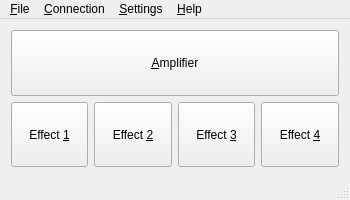
<?xml version="1.0" encoding="UTF-8"?>
<ui version="4.0">
 <class>MainWindow</class>
 <widget class="QMainWindow" name="MainWindow">
  <property name="geometry">
   <rect>
    <x>0</x>
    <y>0</y>
    <width>350</width>
    <height>200</height>
   </rect>
  </property>
  <property name="windowTitle">
   <string>RePlug</string>
  </property>
  <property name="accessibleName">
   <string>Main window: NONE</string>
  </property>
  <property name="accessibleDescription">
   <string>Main window containing menus and buttons to open amplifier's and effect's windows</string>
  </property>
  <widget class="QWidget" name="centralWidget">
   <property name="accessibleName">
    <string>Container with buttons</string>
   </property>
   <property name="accessibleDescription">
    <string>This container holds buttons to open amplifier's and effect's windows</string>
   </property>
   <layout class="QVBoxLayout" name="verticalLayout">
    <item>
     <widget class="QPushButton" name="Amplifier">
      <property name="sizePolicy">
       <sizepolicy hsizetype="Expanding" vsizetype="Expanding">
        <horstretch>0</horstretch>
        <verstretch>0</verstretch>
       </sizepolicy>
      </property>
      <property name="minimumSize">
       <size>
        <width>0</width>
        <height>50</height>
       </size>
      </property>
      <property name="accessibleName">
       <string>Amplifier</string>
      </property>
      <property name="accessibleDescription">
       <string>This button opens window to set amplifier</string>
      </property>
      <property name="text">
       <string>&amp;Amplifier</string>
      </property>
     </widget>
    </item>
    <item>
     <layout class="QHBoxLayout" name="horizontalLayout_2">
      <item>
       <widget class="QPushButton" name="EffectButton1">
        <property name="sizePolicy">
         <sizepolicy hsizetype="Expanding" vsizetype="Expanding">
          <horstretch>0</horstretch>
          <verstretch>0</verstretch>
         </sizepolicy>
        </property>
        <property name="minimumSize">
         <size>
          <width>75</width>
          <height>25</height>
         </size>
        </property>
        <property name="accessibleName">
         <string>Effect 1</string>
        </property>
        <property name="accessibleDescription">
         <string>This button opens window to set effect 1</string>
        </property>
        <property name="text">
         <string>Effect &amp;1</string>
        </property>
       </widget>
      </item>
      <item>
       <widget class="QPushButton" name="EffectButton2">
        <property name="sizePolicy">
         <sizepolicy hsizetype="Expanding" vsizetype="Expanding">
          <horstretch>0</horstretch>
          <verstretch>0</verstretch>
         </sizepolicy>
        </property>
        <property name="minimumSize">
         <size>
          <width>75</width>
          <height>25</height>
         </size>
        </property>
        <property name="accessibleName">
         <string>Effect 2</string>
        </property>
        <property name="accessibleDescription">
         <string>This button opens window to set effect 2</string>
        </property>
        <property name="text">
         <string>Effect &amp;2</string>
        </property>
       </widget>
      </item>
      <item>
       <widget class="QPushButton" name="EffectButton3">
        <property name="sizePolicy">
         <sizepolicy hsizetype="Expanding" vsizetype="Expanding">
          <horstretch>0</horstretch>
          <verstretch>0</verstretch>
         </sizepolicy>
        </property>
        <property name="minimumSize">
         <size>
          <width>75</width>
          <height>25</height>
         </size>
        </property>
        <property name="accessibleName">
         <string>Effect 3</string>
        </property>
        <property name="accessibleDescription">
         <string>This button opens window to set effect 3</string>
        </property>
        <property name="text">
         <string>Effect &amp;3</string>
        </property>
       </widget>
      </item>
      <item>
       <widget class="QPushButton" name="EffectButton4">
        <property name="sizePolicy">
         <sizepolicy hsizetype="Expanding" vsizetype="Expanding">
          <horstretch>0</horstretch>
          <verstretch>0</verstretch>
         </sizepolicy>
        </property>
        <property name="minimumSize">
         <size>
          <width>75</width>
          <height>25</height>
         </size>
        </property>
        <property name="accessibleName">
         <string>Effect 4</string>
        </property>
        <property name="accessibleDescription">
         <string>This button opens window to set effect 4</string>
        </property>
        <property name="text">
         <string>Effect &amp;4</string>
        </property>
       </widget>
      </item>
     </layout>
    </item>
   </layout>
  </widget>
  <widget class="QMenuBar" name="menuBar">
   <property name="geometry">
    <rect>
     <x>0</x>
     <y>0</y>
     <width>350</width>
     <height>20</height>
    </rect>
   </property>
   <property name="accessibleName">
    <string>Menu bar</string>
   </property>
   <property name="accessibleDescription">
    <string>Bar holding different menus</string>
   </property>
   <widget class="QMenu" name="menuFile">
    <property name="accessibleName">
     <string>File menu</string>
    </property>
    <property name="accessibleDescription">
     <string>Menu holding various options</string>
    </property>
    <property name="title">
     <string>&amp;File</string>
    </property>
    <addaction name="actionL_oad_from_file"/>
    <addaction name="actionS_ave_to_file"/>
    <addaction name="separator"/>
    <addaction name="action_Load_from_amplifier"/>
    <addaction name="actionSave_to_amplifier"/>
    <addaction name="separator"/>
    <addaction name="actionSave_effects"/>
    <addaction name="action_Library_view"/>
    <addaction name="separator"/>
    <addaction name="action_Update_firmware"/>
    <addaction name="separator"/>
    <addaction name="actionExit"/>
   </widget>
   <widget class="QMenu" name="menuHelp">
    <property name="accessibleName">
     <string>Help menu</string>
    </property>
    <property name="accessibleDescription">
     <string>Menu holding help options</string>
    </property>
    <property name="title">
     <string>&amp;Help</string>
    </property>
    <addaction name="actionCheck_for_Updates"/>
    <addaction name="separator"/>
    <addaction name="actionAbout"/>
   </widget>
   <widget class="QMenu" name="menuConnection">
    <property name="accessibleName">
     <string>Connection menu</string>
    </property>
    <property name="accessibleDescription">
     <string>Menu holding options to connect and disconnect from the device</string>
    </property>
    <property name="title">
     <string>&amp;Connection</string>
    </property>
    <addaction name="actionConnect"/>
    <addaction name="actionDisconnect"/>
   </widget>
   <widget class="QMenu" name="menuSettings">
    <property name="accessibleName">
     <string>Settings menu</string>
    </property>
    <property name="accessibleDescription">
     <string>Menu holding different settings</string>
    </property>
    <property name="title">
     <string>&amp;Settings</string>
    </property>
    <addaction name="action_Quick_presets"/>
    <addaction name="action_Default_effects"/>
    <addaction name="action_Options"/>
   </widget>
   <addaction name="menuFile"/>
   <addaction name="menuConnection"/>
   <addaction name="menuSettings"/>
   <addaction name="menuHelp"/>
  </widget>
  <widget class="QStatusBar" name="statusBar">
   <property name="accessibleName">
    <string>Status bar</string>
   </property>
   <property name="accessibleDescription">
    <string>This bar display various notifications</string>
   </property>
  </widget>
  <action name="actionExit">
   <property name="text">
    <string>E&amp;xit</string>
   </property>
   <property name="shortcut">
    <string>Ctrl+Q</string>
   </property>
   <property name="shortcutContext">
    <enum>Qt::ApplicationShortcut</enum>
   </property>
  </action>
  <action name="actionConnect">
   <property name="text">
    <string>&amp;Connect</string>
   </property>
   <property name="shortcut">
    <string>Ctrl+C</string>
   </property>
  </action>
  <action name="actionDisconnect">
   <property name="enabled">
    <bool>false</bool>
   </property>
   <property name="text">
    <string>&amp;Disconnect</string>
   </property>
  </action>
  <action name="actionAbout">
   <property name="text">
    <string>&amp;About</string>
   </property>
  </action>
  <action name="actionSave_to_amplifier">
   <property name="enabled">
    <bool>false</bool>
   </property>
   <property name="text">
    <string>&amp;Save to amplifier</string>
   </property>
   <property name="shortcut">
    <string>Ctrl+S</string>
   </property>
   <property name="shortcutContext">
    <enum>Qt::ApplicationShortcut</enum>
   </property>
  </action>
  <action name="action_Load_from_amplifier">
   <property name="enabled">
    <bool>false</bool>
   </property>
   <property name="text">
    <string>&amp;Load from amplifier</string>
   </property>
   <property name="shortcut">
    <string>Ctrl+L</string>
   </property>
   <property name="shortcutContext">
    <enum>Qt::ApplicationShortcut</enum>
   </property>
  </action>
  <action name="actionSave_effects">
   <property name="enabled">
    <bool>false</bool>
   </property>
   <property name="text">
    <string>Save &amp;effects</string>
   </property>
   <property name="shortcut">
    <string>Ctrl+E</string>
   </property>
   <property name="shortcutContext">
    <enum>Qt::ApplicationShortcut</enum>
   </property>
  </action>
  <action name="actionCheck_for_Updates">
   <property name="text">
    <string>Check for &amp;Updates</string>
   </property>
  </action>
  <action name="action_Options">
   <property name="text">
    <string>&amp;Options</string>
   </property>
   <property name="shortcut">
    <string>Ctrl+O</string>
   </property>
  </action>
  <action name="actionL_oad_from_file">
   <property name="text">
    <string>L&amp;oad from file</string>
   </property>
   <property name="shortcut">
    <string>Ctrl+Shift+L</string>
   </property>
   <property name="shortcutContext">
    <enum>Qt::ApplicationShortcut</enum>
   </property>
  </action>
  <action name="actionS_ave_to_file">
   <property name="text">
    <string>S&amp;ave to file</string>
   </property>
   <property name="shortcut">
    <string>Ctrl+Shift+S</string>
   </property>
  </action>
  <action name="action_Library_view">
   <property name="enabled">
    <bool>false</bool>
   </property>
   <property name="text">
    <string>&amp;Library view</string>
   </property>
   <property name="shortcut">
    <string>Shift+L</string>
   </property>
   <property name="shortcutContext">
    <enum>Qt::ApplicationShortcut</enum>
   </property>
  </action>
  <action name="action_Update_firmware">
   <property name="text">
    <string>&amp;Update firmware</string>
   </property>
   <property name="shortcut">
    <string>Ctrl+U</string>
   </property>
  </action>
  <action name="action_Default_effects">
   <property name="text">
    <string>&amp;Default effects</string>
   </property>
   <property name="shortcut">
    <string>Ctrl+D</string>
   </property>
   <property name="shortcutContext">
    <enum>Qt::ApplicationShortcut</enum>
   </property>
  </action>
  <action name="action_Quick_presets">
   <property name="text">
    <string>Quick &amp;presets</string>
   </property>
   <property name="shortcut">
    <string>Ctrl+P</string>
   </property>
  </action>
 </widget>
 <layoutdefault spacing="6" margin="11"/>
 <resources/>
 <connections/>
</ui>
